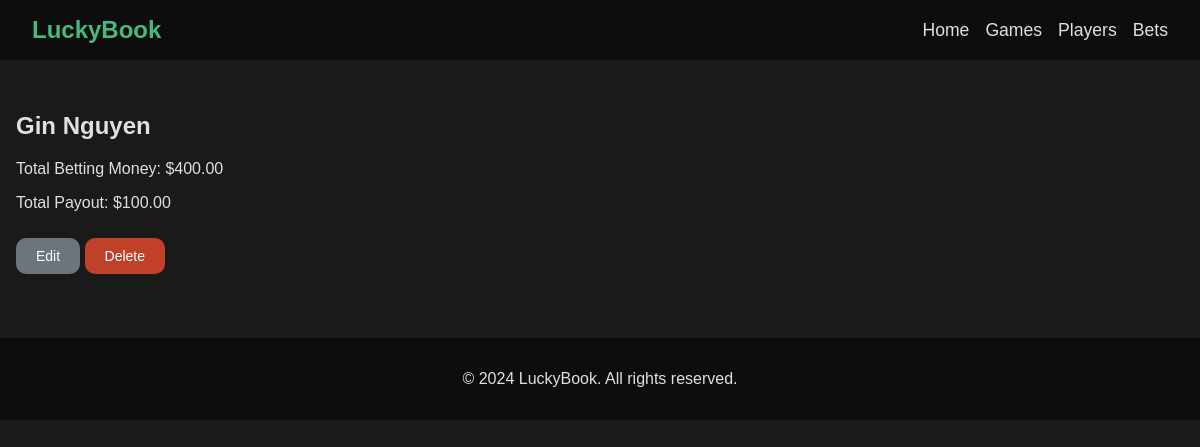
The page /players/1/ on the database as committed earlier.
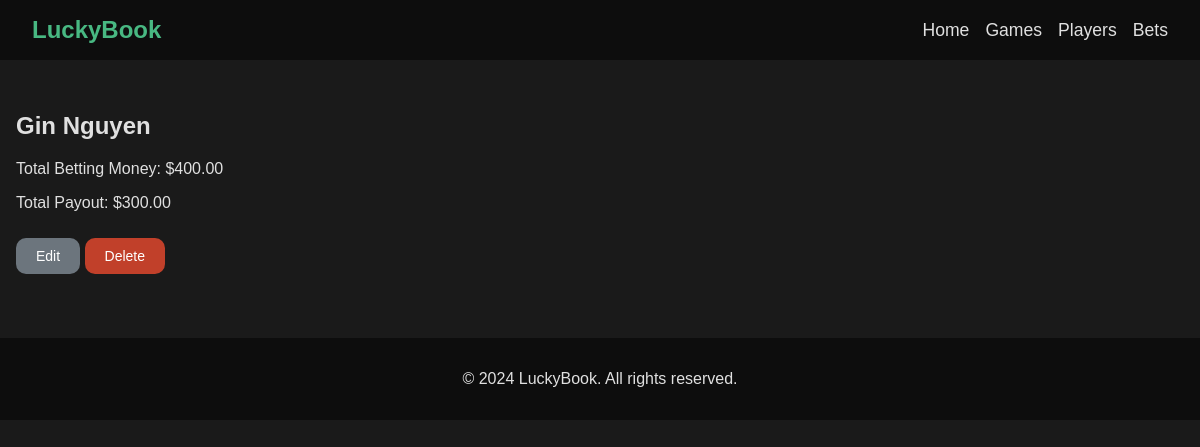
The same page on the database as committed later.
### my_book/models.py (models this page shows, shortened)
class Player(models.Model):
    name = models.CharField(max_length=100, unique=True)
    total_betting_money = models.DecimalField(
        max_digits=12, decimal_places=2, default=0.00
    )
    total_payout = models.DecimalField(max_digits=12, decimal_places=2, default=0.00)

### my_book/views.py (the view)
# urls.py: path("players/<int:pk>/", PlayerDetailView.as_view(), name="player-detail"),
class PlayerDetailView(DetailView):
    model = Player
    template_name = "players/player_detail.html"
    context_object_name = "player"

### my_book/templates/players/player_detail.html
{% extends "my_book/base.html" %}
{% block content %}
<div class="container">
    <h2>{{ player.name }}</h2>
    <p>Total Betting Money: ${{ player.total_betting_money }}</p>
    <p>Total Payout: ${{ player.total_payout }}</p>
    <a href="{% url 'player-edit' player.pk %}" class="btn-secondary">Edit</a>
    <a href="{% url 'player-delete' player.pk %}" class="btn-secondary-delete">Delete</a>
</div>
{% endblock %}

### my_book/templates/my_book/base.html (shortened to what this page needs)
{% load static %}
<!DOCTYPE html>
<html lang="en">
<head>
    <link rel="stylesheet" href="{% static 'styles.css' %}">
</head>
<body class="dark-mode">
    <header>
        <div class="logo">LuckyBook</div>
        <nav>
            <ul>
                <li><a href="{% url 'home' %}">Home</a></li>
                <li><a href="{% url 'game-list' %}">Games</a></li>
                <li><a href="{% url 'player-list' %}">Players</a></li>
                <li><a href="{% url 'bet-list' %}">Bets</a></li>
            </ul>
        </nav>
    </header>
    <main>
        {% block content %}
        {% endblock %}
    </main>
    <footer>
        <p>© 2024 LuckyBook. All rights reserved.</p>
    </footer>
</body>
</html>

### static/styles.css (style rules this page uses)
body.dark-mode { background-color: #1a1a1a; color: #e0e0e0; font-family: Arial, sans-serif; margin: 0; padding: 0; }
header { background-color: #0d0d0d; padding: 1em 2em; display: flex; justify-content: space-between; align-items: center; }
header .logo { font-size: 1.5em; color: #48b882; font-weight: bold; }
header nav ul { list-style: none; margin: 0; padding: 0; display: flex; gap: 1em; }
header nav ul li a { color: #e0e0e0; text-decoration: none; font-size: 1.1em; transition: color 0.3s ease; }
footer { text-align: center; padding: 1em; background-color: #0d0d0d; color: #e0e0e0; margin-top: 2em; }
.container { max-width: 1200px; margin: 0 auto; padding: 2em 1em; }
.btn-secondary { background-color: #6c757d; color: #ffffff; padding: 10px 20px; border: none; border-radius: 10px; font-size: 14px; cursor: pointer; text-decoration: none; display: inline-block; transition: background-color 0.3s ease; margin-top: 10px; }
.btn-secondary-delete { background-color: #c1402a; color: #ffffff; padding: 10px 20px; border: none; border-radius: 10px; font-size: 14px; cursor: pointer; text-decoration: none; display: inline-block; transition: background-color 0.3s ease; margin-top: 10px; }

Rows that differ between the two databases and show on the page:
changed Player "Gin Nguyen": total_payout "100.00" → "300.00"
